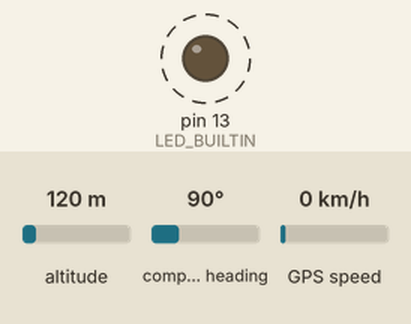
Recording of a sketch running on a simulated Arduino Uno, built with avr-gcc and run on an emulated ATmega328P. Parts: output pins drawn as LEDs (lit = HIGH). Dashed ring = blinking. Inputs (shaded band) come from the test bench; at power-on: altitude 120 m, compass heading 90°, GPS speed 0 km/h. The GPS gets a fix after 3 s at 37.7749, -122.4194 with 8 satellites; the modem accepts every AT command (registered, SIM ready, sends succeed) and sends nothing else; what the sketch prints to the serial monitor is not drawn.

Above: at 2.5 s.
Timing chart, 0 to 5.0 s (numbered marks = the images above):
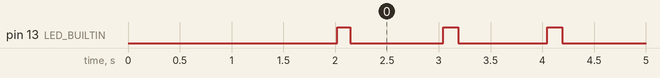

The sketch:

GPS_transmitter.ino
```cpp
#include <SoftwareSerial.h>
#include <LoRa.h>
#include <TinyGPS++.h>

// The TinyGPS++ object
TinyGPSPlus gps;

// The serial connection to the LoRa device
SoftwareSerial LoRaSerial(3, 2); // RX, TX
// The serial connection to the GPS device
SoftwareSerial ss(4, 5); // RX, TX

unsigned long lastTransmitTime = 0;
int update = 0;
String preSet = "AT+SEND=1,7,GPS BAD";

void setup() {
  Serial.begin(9600); // Initialize USB Serial
  LoRaSerial.begin(9600);
  delay(1000);
  ss.begin(9600);
  delay(1000);

  pinMode(LED_BUILTIN, OUTPUT);

}

void loop() {
  // reading gps data
  while (ss.available() > 0){
    gps.encode(ss.read());
    if (gps.location.isUpdated()){
      String latitude = String(gps.location.lat(),7);
      String longitude = String(gps.location.lng(),7);
      String altitude = String(gps.altitude.meters(),1);
      String localArea = altitude+latitude+longitude;

      // data on what to send and how long it is
      String z = String(localArea.length());
      z = z+",";
      preSet = "AT+SEND=1,"+z+localArea;
      Serial.println(preSet);
    }
  }

  if (millis() - lastTransmitTime >= 1000) {
    lastTransmitTime = millis();
    digitalWrite(LED_BUILTIN, HIGH);
    delay(100);
    String flying = "AT+SEND=1,5,Hello";
    Serial.println(preSet+"   hello");
    LoRaSerial.println(preSet); // Send data

    digitalWrite(LED_BUILTIN, LOW); // Turn off sender LED
  }


    /*
    lastTransmitTime = millis();
    digitalWrite(LED_BUILTIN, HIGH);
    delay(100);
    String flying = "AT+SEND=1,5,HELLO";

    LoRaSerial.println(flying); // Send data

    digitalWrite(LED_BUILTIN, LOW); // Turn off sender LED
    LoRaSerial.end();
    delay (400);


  //data transmission
  //LoRaSerial.listen();
  /*
  if (millis() - lastTransmitTime >= 1000) {
    lastTransmitTime = millis();
    digitalWrite(LED_BUILTIN, HIGH);
    delay(100);
    String flying = "AT+SEND=1,5,HELLO";

    LoRaSerial.println(preset); // Send data

    digitalWrite(LED_BUILTIN, LOW); // Turn off sender LED
    Serial.println(preset);
  }
    //delay (1000);
  //LoRaSerial.stopListening();
  */

  /*
    if (millis() - lastTransmitTime >= 1000) {
    lastTransmitTime = millis();
    digitalWrite(LED_BUILTIN, HIGH);
    Serial.println("here");

    Serial.println(gps.encode(gpsSerial.read()));
    Serial.println(gps.location.isUpdated());
    if (gps.location.isUpdated()){
      Serial.println("now");
      String latitude = String(gps.location.lat(),7);
      String longitude = String(gps.location.lng(),7);
      String altitude = String(gps.altitude.meters(),1);
      String localArea = altitude+latitude+longitude;

      String z = String(localArea.length());
      z = z+",";
      String preSet = "AT+SEND=1,"+z+localArea;
      //LoRaSerial.println(preSet);
      Serial.println(preSet);
      delay(1000);
    }


    //LoRaSerial.println("AT+SEND=2,12,recentPosition"); // Send data
    delay (100);
    digitalWrite(LED_BUILTIN, LOW); // Turn off sender LED
  }
  */
}
```

Measured:
- by itself, pin 13 (LED_BUILTIN): alternates HIGH for 0.14 s and LOW for 0.86 s
